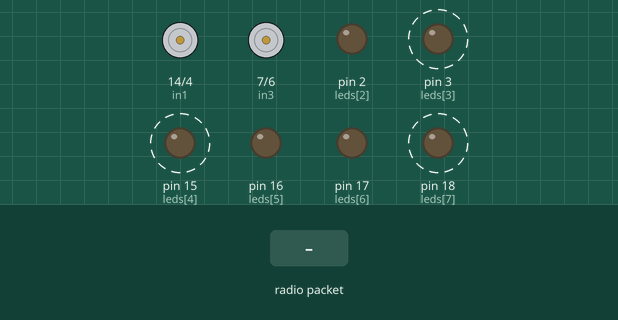
A sketch run on a simulated Arduino Uno, built with avr-gcc and run on an emulated ATmega328P. Parts: motor-driver pin pairs drawn as motors (green arrow = first pin HIGH = forward, orange = second pin HIGH = backward, longer = more drive, scaled by the enable pin), output pins drawn as LEDs (lit = HIGH). Dashed ring = blinking. The test bench sets the inputs (shaded band). No radio packets arrive unless stated; pins used as bus, display or sensor lines are not drawn.

Above: at 2.6 s.
2.7 s: radio packet "1" arrives
At 3.07 s:
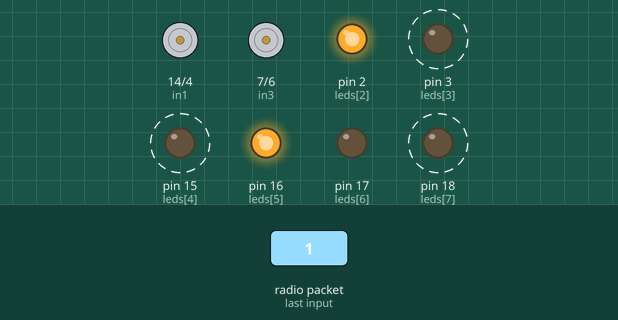
At 4.67 s:
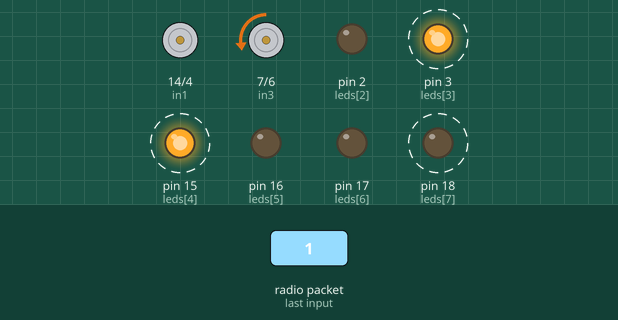
Timing chart, 0 to 12.2 s (numbered marks = the images above; inputs shaded):
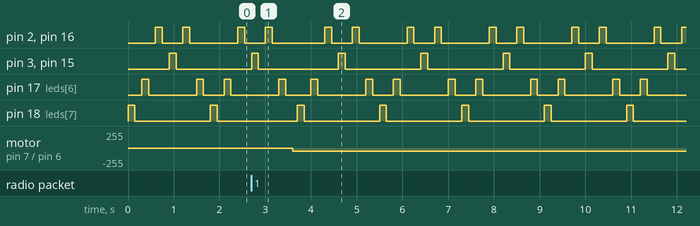

The sketch:

RC-Car-Rec.ino
```cpp
/*
  nRF24L01+ Joystick Receiver for Robot Car
  nrf24l01-joy-rcv-car.ino
  nRF24L01+ Receiver and L298N driver for Robot Car
  Use with Joystick Transmitter for Robot Car
  DroneBot Workshop 2018
  https://dronebotworkshop.com
*/

// Include RadioHead ReliableDatagram & NRF24 Libraries
#include <RHReliableDatagram.h>
#include <RH_NRF24.h>

// Include dependant SPI Library
#include <SPI.h>

// Define addresses for radio channels
#define CLIENT_ADDRESS 1
#define SERVER_ADDRESS 2

// Motor A Connections
int enA = 9;
int in1 = 14;
int in2 = 4;

// Motor B Connections
int enB = 5;
int in3 = 7;
int in4 = 6;

// Create an instance of the radio driver
RH_NRF24 RadioDriver;

const int leds[] = {0,1,2,3,15,16,17,18}; // Led pins
const int totalLeds = 8;
const int halfLeds = 4;
int time = 150; // Default speed


// Sets the radio driver to NRF24 and the server address to 2
RHReliableDatagram RadioManager(RadioDriver, SERVER_ADDRESS);

// Define a message to return if values received
uint8_t ReturnMessage[] = "JoyStick Data Received";

// Define the Message Buffer
uint8_t buf[RH_NRF24_MAX_MESSAGE_LEN];

void setup()
{
  // Setup Serial Monitor
  Serial.begin(9600);

  // Set all the motor control pins to outputs
  pinMode(enA, OUTPUT);
  pinMode(enB, OUTPUT);
  pinMode(in1, OUTPUT);
  pinMode(in2, OUTPUT);
  pinMode(in3, OUTPUT);
  pinMode(in4, OUTPUT);

 // Initialize all outputs
    for(int i = 0; i <= totalLeds; ++i) {
        pinMode(leds[i], OUTPUT);
    }

  // Initialize RadioManager with defaults - 2.402 GHz (channel 2), 2Mbps, 0dBm
  if (!RadioManager.init())
    Serial.println("init failed");


}

void loop()
{
  if (RadioManager.available())
  {
 // Wait for a message addressed to us from the client
    uint8_t len = sizeof(buf);
    uint8_t from;
    if (RadioManager.recvfromAck(buf, &len, &from))

    {


      //Serial Print the values of joystick
      //Serial.print("got request from : 0x");
      //Serial.print(from, HEX);
      //Serial.print(": MotorA = ");
      //Serial.print(buf[0]);
      //Serial.print(" MotorB = ");
      //Serial.print(buf[1]);
      //Serial.print(" Dir = ");
      //Serial.println(buf[2]);

      // Set Motor Direction
      if (buf[2] == 1)
      {
    // Motors are backwards
    digitalWrite(in1, HIGH);
    digitalWrite(in2, LOW);
    digitalWrite(in3, HIGH);
    digitalWrite(in4, LOW);
    }else{
    // Motors are forwards
    digitalWrite(in1, LOW);
    digitalWrite(in2, HIGH);
    digitalWrite(in3, LOW);
    digitalWrite(in4, HIGH);
     }


      // Drive Motors
      analogWrite(enA, buf[1]);
      analogWrite(enB, buf[0]);

      // Send a reply back to the originator client, check for error
      if (!RadioManager.sendtoWait(ReturnMessage, sizeof(ReturnMessage), from))
        Serial.println("sendtoWait failed");
    }
  }
      for(int i = 0; i < (halfLeds - 1); ++i) {
        // Scan outside pairs in
       //time = analogRead(2);
        digitalWrite(leds[i], HIGH);
        digitalWrite(leds[(totalLeds - i) - 1], HIGH);
        delay(time);
        digitalWrite(leds[i], LOW);
        digitalWrite(leds[(totalLeds - i) - 1], LOW);
        delay(time);
    }
    for(int i = (halfLeds - 1); i > 0; --i) {
        // Scan inside pairs out
        //time = analogRead(2);
        digitalWrite(leds[i], HIGH);
        digitalWrite(leds[(totalLeds - i) - 1], HIGH);
        delay(time);
        digitalWrite(leds[i], LOW);
        digitalWrite(leds[(totalLeds - i) - 1], LOW);
        delay(time);
    }


}
```

Measured:
- after the input at 2.7 s, motor on pin 7 (in3) / pin 6 (in4): stopped → backward 49/255 after 0.90 s
- by itself, pin 2 (leds[2]), pin 16 (leds[5]): repeats every 1.9 s: LOW 1.2 s, HIGH 0.15 s, LOW 0.45 s, HIGH 0.15 s
- by itself, pin 3 (leds[3]), pin 15 (leds[4]), pin 18 (leds[7]): alternates HIGH for 0.15 s and LOW for 1.7 s
- by itself, pin 17 (leds[6]): moves between LOW and HIGH, repeating every 1.8 s
